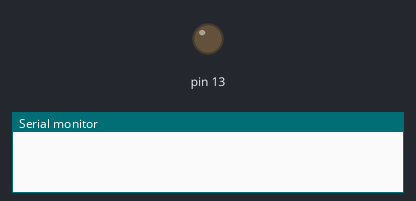
A sketch run on a simulated Arduino Uno, built with avr-gcc and run on an emulated ATmega328P. Shown: output pins drawn as LEDs (lit = HIGH), the last lines printed to the serial monitor. Dashed ring = blinking.

Above: at 1.0 s.
At 2.5 s:
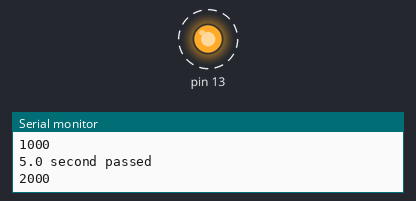
Timing chart, 0 to 4.6 s (numbered marks = the images above):
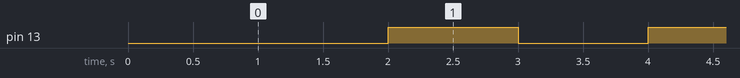

The sketch:

millis_0_1_blink.ino.ino
```cpp
void setup() {
  // put your setup code here, to run once:
  pinMode(13, OUTPUT);
  Serial.begin(9600);
}
  unsigned long previous = 0;
  long interval = 1000;

  int i = 0;
void setLed(int normalState) {

  return digitalWrite(13, normalState % 2 == 1 ? HIGH : LOW);
}

void loop() {
  // put your main code here, to run repeatedly:
  unsigned long current = millis();

  if(current - previous >= interval) {
    previous = current;
    setLed(i);
    Serial.println("5.0 second passed");
    Serial.println(current);
    i++;
  }
}
```

Measured:
- by itself, pin 13: alternates HIGH for 1.0 s and LOW for 1.0 s
